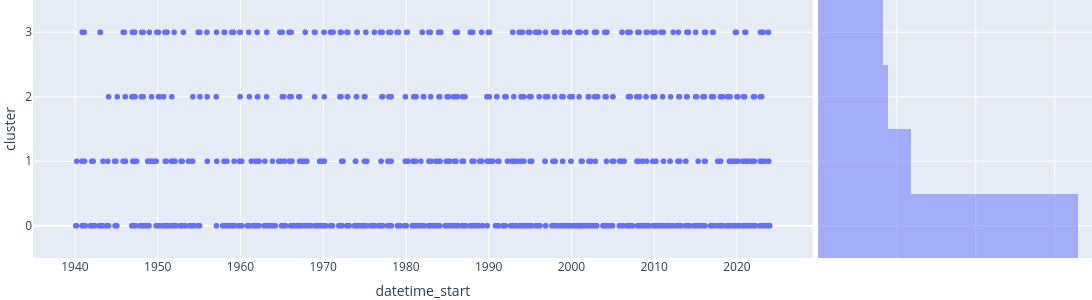

Notebook source saved alongside this figure:
### Code cell
import plotly.express as px
import plotly.io as pio

# Append windows info to clustering result data
windows = train_data['windows']
plot_df = pd.DataFrame(data=zip(windows[:,0], windows[:,1] - windows[:,0], km_dtw_result), columns=['datetime_start', 'duration', 'cluster'])
plot_df['year'] = plot_df['datetime_start'].dt.year
plot_df['duration_hours'] = (plot_df['duration'] / np.timedelta64(1,'h')).astype(int)
fig = px.scatter(plot_df, x="datetime_start", y="cluster", marginal_y="histogram")

fig.update_layout(
    margin=dict(l=0, r=0, t=0, b=0),
    autosize=False,
    width=1200,
    height=300,
)
fig.show()

### Figure 1 — Plotly figure (JSON) as saved in the notebook; plotly's stock layout.template omitted (floating-point values rounded to 4 significant figures; data arrays with more than 128 entries replaced by an {"elided": "..."} marker saying what was removed)
{"data": [{"hovertemplate": "datetime_start=%{x}<br>cluster=%{y}<extra></extra>", "legendgroup": "", "marker": {"color": "#636efa", "symbol": "circle"}, "mode": "markers", "name": "", "showlegend": false, "type": "scattergl", "x": {"elided": "1237 str values"}, "xaxis": "x", "y": {"elided": "1237 int values"}, "yaxis": "y"}, {"alignmentgroup": "True", "bingroup": "y", "hovertemplate": "cluster=%{y}<br>count=%{x}<extra></extra>", "legendgroup": "", "marker": {"color": "#636efa"}, "name": "", "offsetgroup": "", "opacity": 0.5, "showlegend": false, "type": "histogram", "xaxis": "x2", "y": {"elided": "1237 int values"}, "yaxis": "y2"}], "layout": {"autosize": false, "barmode": "overlay", "height": 300, "legend": {"tracegroupgap": 0}, "margin": {"b": 0, "l": 0, "r": 0, "t": 0}, "width": 1200, "xaxis": {"anchor": "y", "domain": [0, 0.7363], "title": {"text": "datetime_start"}}, "xaxis2": {"anchor": "y2", "domain": [0.7413, 1], "matches": "x2", "showgrid": true, "showline": false, "showticklabels": false, "ticks": ""}, "yaxis": {"anchor": "x", "domain": [0, 1], "title": {"text": "cluster"}}, "yaxis2": {"anchor": "x2", "domain": [0, 1], "matches": "y", "showgrid": true, "showticklabels": false}}}
